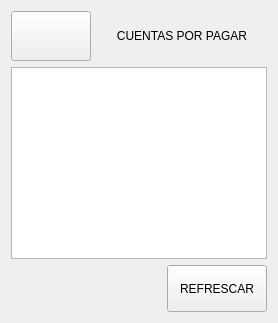
               <widget class="QWidget" name="pcompras_cuentaspagar">
                <layout class="QVBoxLayout" name="verticalLayout_18">
                 <item>
                  <layout class="QHBoxLayout" name="horizontalLayout_10">
                   <item>
                    <widget class="QPushButton" name="bt_back_cuentaspagar">
                     <property name="minimumSize">
                      <size>
                       <width>80</width>
                       <height>50</height>
                      </size>
                     </property>
                     <property name="maximumSize">
                      <size>
                       <width>80</width>
                       <height>50</height>
                      </size>
                     </property>
                     <property name="text">
                      <string/>
                     </property>
                     <property name="icon">
                      <iconset>
                       <normaloff>imagenes_gui/flecha_izquierda_blanca.svg</normaloff>imagenes_gui/flecha_izquierda_blanca.svg</iconset>
                     </property>
                     <property name="iconSize">
                      <size>
                       <width>40</width>
                       <height>40</height>
                      </size>
                     </property>
                    </widget>
                   </item>
                   <item>
                    <widget class="QLabel" name="label_15">
                     <property name="sizePolicy">
                      <sizepolicy hsizetype="Preferred" vsizetype="Preferred">
                       <horstretch>0</horstretch>
                       <verstretch>0</verstretch>
                      </sizepolicy>
                     </property>
                     <property name="minimumSize">
                      <size>
                       <width>120</width>
                       <height>50</height>
                      </size>
                     </property>
                     <property name="maximumSize">
                      <size>
                       <width>10000</width>
                       <height>50</height>
                      </size>
                     </property>
                     <property name="text">
                      <string>CUENTAS POR PAGAR</string>
                     </property>
                     <property name="alignment">
                      <set>Qt::AlignCenter</set>
                     </property>
                    </widget>
                   </item>
                  </layout>
                 </item>
                 <item>
                  <widget class="QTableWidget" name="table_cuentaspagar"/>
                 </item>
                 <item>
                  <layout class="QHBoxLayout" name="horizontalLayout_31">
                   <item>
                    <spacer name="horizontalSpacer_9">
                     <property name="orientation">
                      <enum>Qt::Horizontal</enum>
                     </property>
                     <property name="sizeHint" stdset="0">
                      <size>
                       <width>40</width>
                       <height>20</height>
                      </size>
                     </property>
                    </spacer>
                   </item>
                   <item>
                    <widget class="QPushButton" name="bt_refrescar_cuentaspagar">
                     <property name="minimumSize">
                      <size>
                       <width>100</width>
                       <height>47</height>
                      </size>
                     </property>
                     <property name="text">
                      <string>REFRESCAR</string>
                     </property>
                    </widget>
                   </item>
                  </layout>
                 </item>
                </layout>
               </widget>
